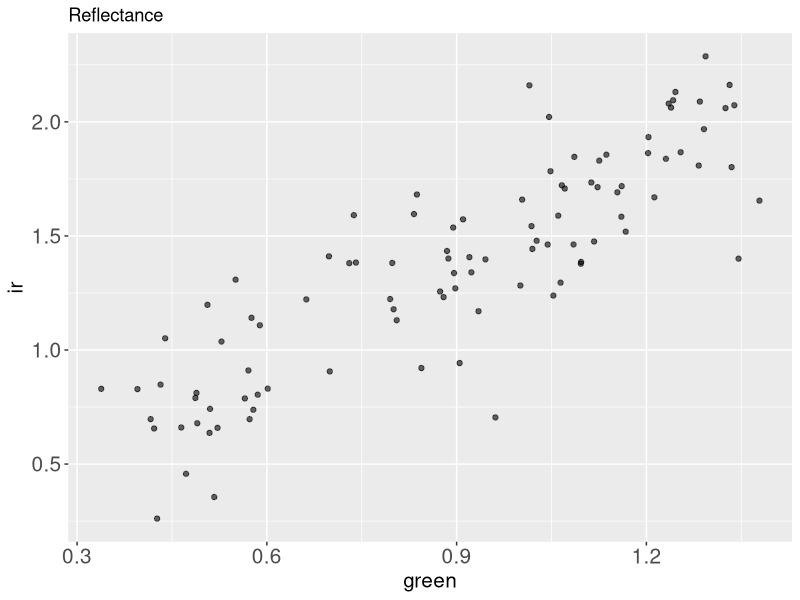
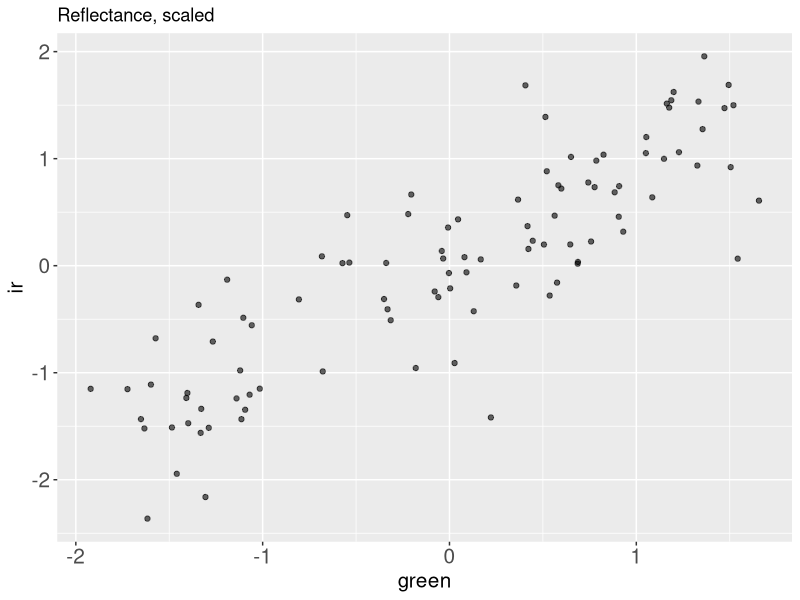
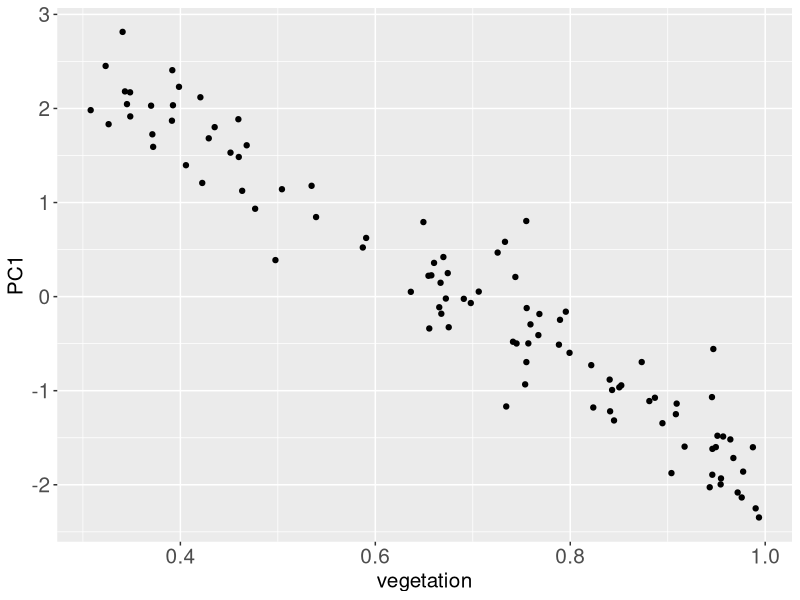
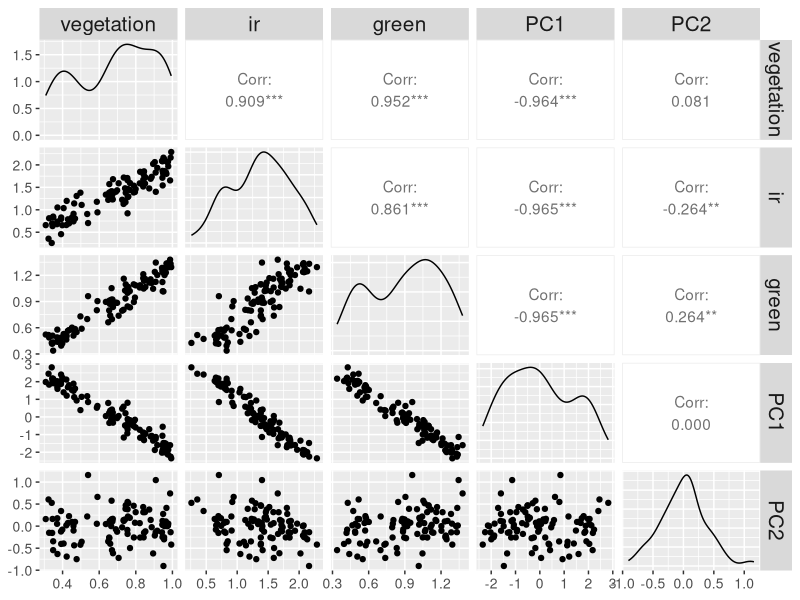
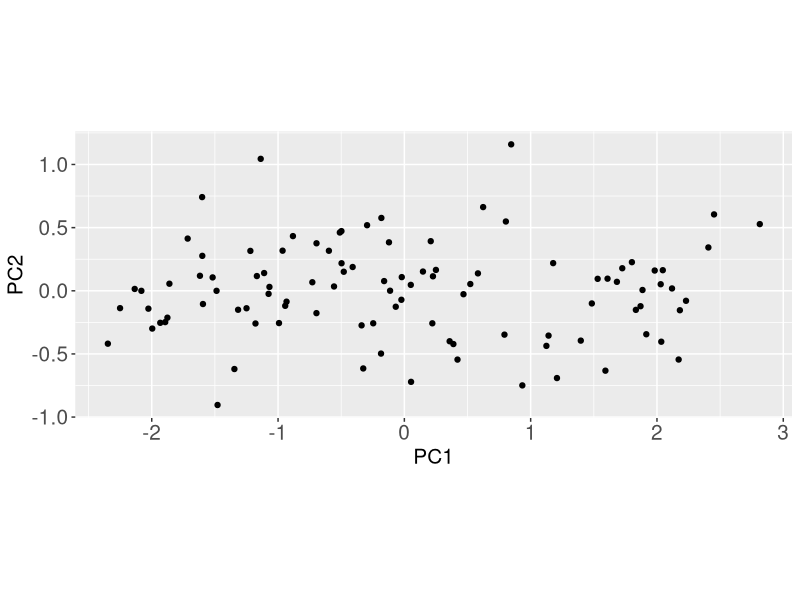
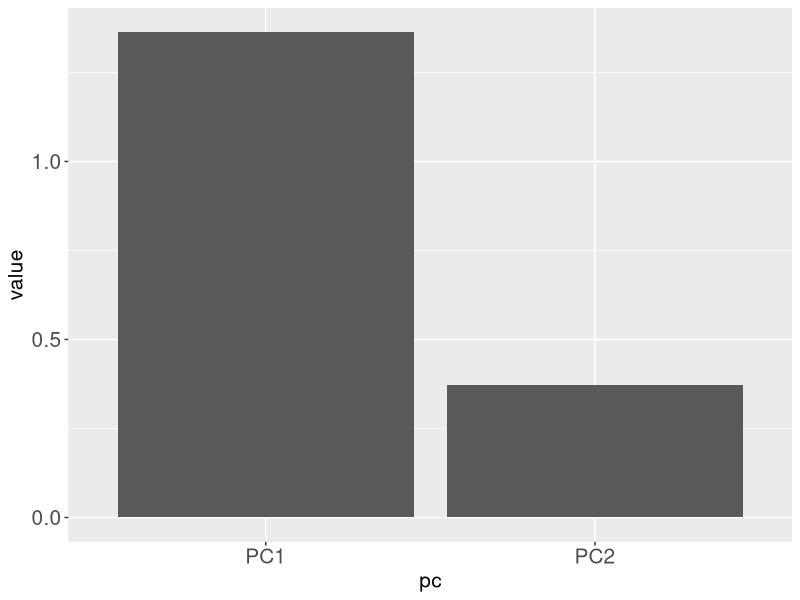

Write the R code that produced these figures, in order.
## ---- chunk 1
#| message: false
library(dplyr)
library(readr)
library(magrittr)
library(tidyr)
library(palmerpenguins)
library(tibble)
library(ggplot2)
library(readr)
library(here)
library(stringr)
library(broom)

theme_update(axis.title = element_text(size = 15),
             axis.text = element_text(size = 15),
             strip.text = element_text(size = 15))
## ---- chunk 2
set.seed(21)
size <- 100
noise <- .2
veg <- runif(size, min = 0.3, 1)
## ---- chunk 3
reflectance <- 
  tibble(
    ir = veg*2 + rnorm(size, mean = 0, sd = noise),
    green = veg*1.3 + rnorm(size, mean = 0, sd = noise/2)
  )
## ---- chunk 4
reflectance
## ---- chunk 5
#| fig-cap: Green and IR reflectance are correlated.
reflectance %>% 
  ggplot() +
  aes(x = green,
      y = ir) +
  geom_point(alpha = .6) +
  labs(title = "Reflectance")
## ---- chunk 6
reflectance_scaled <- 
  reflectance %>%
  scale() %>%
  as_tibble()
## ---- chunk 7
#| fig-cap: Only the scale of the axes have changed.
reflectance_scaled %>% 
  ggplot() +
  aes(x = green,
      y = ir) +
  geom_point(alpha = .6) +
  labs(title = "Reflectance, scaled")
## ---- chunk 8
pca <- 
  reflectance_scaled %>% 
  prcomp()
## ---- chunk 9
class(pca)
## ---- chunk 10
typeof(pca)
## ---- chunk 11
ls(pca)
## ---- chunk 12
projections <-
  pca$x %>% 
  as_tibble()
## ---- chunk 13
projections
## ---- chunk 14
projections %>% 
  summarise(
    standard_deviation_PC1 = sd(PC1),
    standard_deviation_PC2 = sd(PC2)
  )
## ---- chunk 15
#| fig-cap: The original vegetation vector and PC1 are highly similar.
signal <- 
  projections %>% 
  mutate(vegetation = veg) %>% 
  bind_cols(reflectance)

signal %>% 
  ggplot() +
  aes(x = vegetation,
      y = PC1) +
  geom_point()
## ---- chunk 16
#| fig-cap: PC1 stores the signal, PC2 the noise.
#| message: false
#| fig-height: 6
signal %>% 
  relocate(vegetation, ir, green, PC1, PC2) %>% 
  GGally::ggpairs() +
  theme(axis.text = element_text(size = 10))
## ---- chunk 17
#| echo: false
pc1_cor <- with(signal, cor(PC1, vegetation)) %>% round(3)
ir_cor <- with(signal, cor(ir, vegetation)) %>% round(3)
green_cor <- with(signal, cor(green, vegetation)) %>% round(3)
## ---- chunk 18
(pca$x %*% t(pca$rotation)) %>% head()
## ---- chunk 19
reflectance_scaled %>% as.matrix() %>% head()
## ---- chunk 20
pca$x %>% 
  as_tibble() %>% 
  ggplot() +
  aes(x = PC1,
      y = PC2) +
  geom_point() +
  coord_fixed()
## ---- chunk 21
pca$sdev %>% 
  as_tibble() %>% 
  mutate(pc = c('PC1', 'PC2')) %>% 
  ggplot() +
  aes(x = pc,
      y = value) +
  geom_col()
